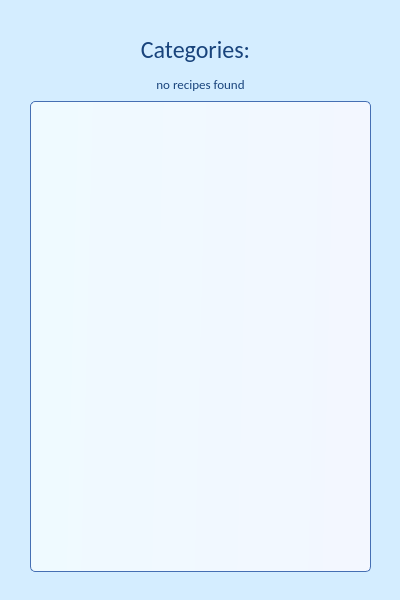
<?xml version="1.0" encoding="UTF-8"?>
<ui version="4.0">
 <class>Ingredients</class>
 <widget class="QWidget" name="Ingredients">
  <property name="geometry">
   <rect>
    <x>0</x>
    <y>0</y>
    <width>400</width>
    <height>600</height>
   </rect>
  </property>
  <property name="windowTitle">
   <string>Ingredients</string>
  </property>
  <property name="styleSheet">
   <string notr="true">background-color: rgb(212, 237, 255);
color: rgb(25, 68, 124);</string>
  </property>
  <widget class="QListWidget" name="ingredients_list">
   <property name="geometry">
    <rect>
     <x>30</x>
     <y>101</y>
     <width>341</width>
     <height>471</height>
    </rect>
   </property>
   <property name="font">
    <font>
     <family>Calibri</family>
     <pointsize>12</pointsize>
    </font>
   </property>
   <property name="styleSheet">
    <string notr="true">background-color: qlineargradient(spread:pad, x1:0, y1:0.477, x2:1, y2:0.511, stop:0 rgb(239, 250, 255), stop:1 rgb(243, 247, 255));
border: 1px solid rgb(69, 111, 179);
border-radius: 5px;</string>
   </property>
  </widget>
  <widget class="QLabel" name="ingredients_label">
   <property name="geometry">
    <rect>
     <x>10</x>
     <y>19</y>
     <width>371</width>
     <height>61</height>
    </rect>
   </property>
   <property name="font">
    <font>
     <family>Calibri</family>
     <pointsize>18</pointsize>
    </font>
   </property>
   <property name="text">
    <string>Categories:</string>
   </property>
   <property name="alignment">
    <set>Qt::AlignCenter</set>
   </property>
  </widget>
  <widget class="QLabel" name="error_label">
   <property name="geometry">
    <rect>
     <x>30</x>
     <y>69</y>
     <width>341</width>
     <height>31</height>
    </rect>
   </property>
   <property name="font">
    <font>
     <family>Calibri</family>
     <pointsize>10</pointsize>
    </font>
   </property>
   <property name="text">
    <string>no recipes found</string>
   </property>
   <property name="alignment">
    <set>Qt::AlignCenter</set>
   </property>
  </widget>
 </widget>
 <resources/>
 <connections/>
</ui>
